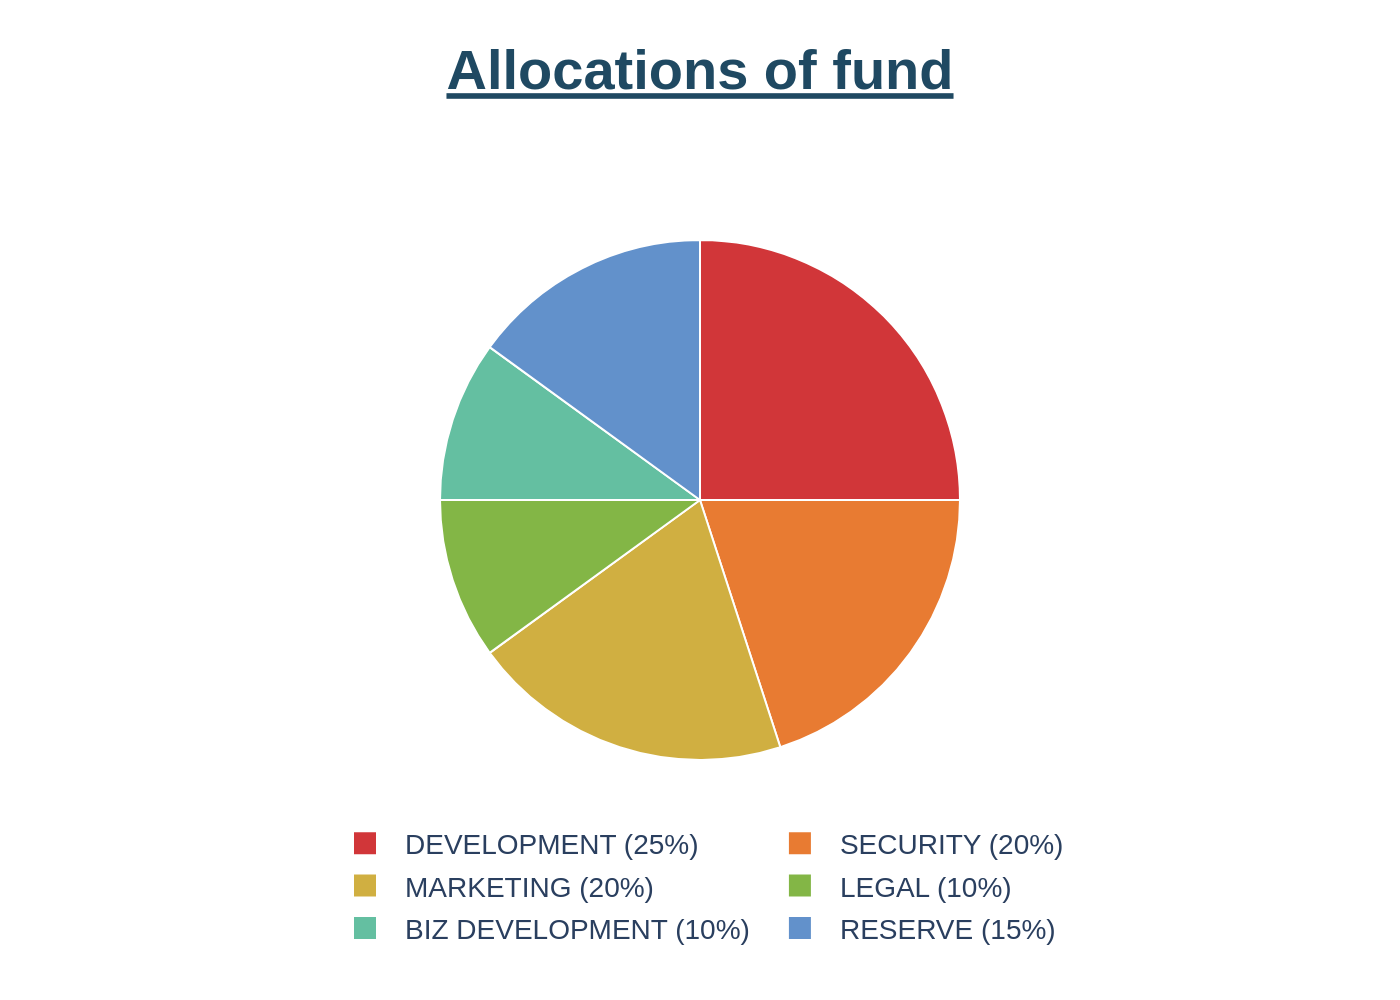

Reproduce this figure in Python.
import sys
import json
import pathlib
import plotly.graph_objects as go

# Ensure a JSON file path is provided as a command-line argument
if len(sys.argv) != 2:
    print(f"Usage: python {sys.argv[0]} <json_file_path>")
    sys.exit(1)

# Get the JSON file path from the first argument
json_file_path = pathlib.Path(sys.argv[1])

# Check if the provided path is a valid file
if not json_file_path.is_file():
    print(f"Error: File not found at {json_file_path}")
    sys.exit(1)

# Read the chart data from the JSON file, ensuring UTF-8 encoding
with open(json_file_path, 'r', encoding='utf-8') as f:
    chart_info = json.load(f)

# Extract data, texts, and colors from the loaded JSON object
data = chart_info['chart_data']
texts = chart_info['texts']
colors = chart_info['colors']

# Prepare labels and values for the pie chart trace
# The legend text is formatted as "LABEL (VALUE%)" to match the original image
labels = [f"{item['label']} ({item['value']}%)" for item in data]
values = [item['value'] for item in data]

# Initialize a Figure object
fig = go.Figure()

# Add the pie chart trace
fig.add_trace(go.Pie(
    labels=labels,
    values=values,
    marker=dict(colors=colors, line=dict(color='#FFFFFF', width=1)),
    sort=False,  # Preserve the original data order from the JSON file
    direction='clockwise',
    textinfo='none',  # Do not display text on the pie slices
    hoverinfo='label+percent'
))

# Update the layout of the figure
fig.update_layout(
    title=dict(
        text=f"<b><u>{texts['title']}</u></b>",
        y=0.95,
        x=0.5,
        xanchor='center',
        yanchor='top',
        font=dict(size=28, color="#1f4962")
    ),
    font=dict(
        family="Arial",
        size=14
    ),
    legend=dict(
        orientation="h",
        yanchor="top",
        y=-0.1,
        xanchor="center",
        x=0.5
    ),
    margin=dict(l=40, r=40, t=120, b=120),  # Adjust margins to prevent clipping
    paper_bgcolor='rgba(255,255,255,1)',
    plot_bgcolor='rgba(255,255,255,1)'
)

# Determine the output image filename from the input JSON filename
output_filename = json_file_path.stem + ".png"

# Save the figure to a PNG image file with a higher resolution
fig.write_image(output_filename, scale=2)

print(f"Chart saved as {output_filename}")
